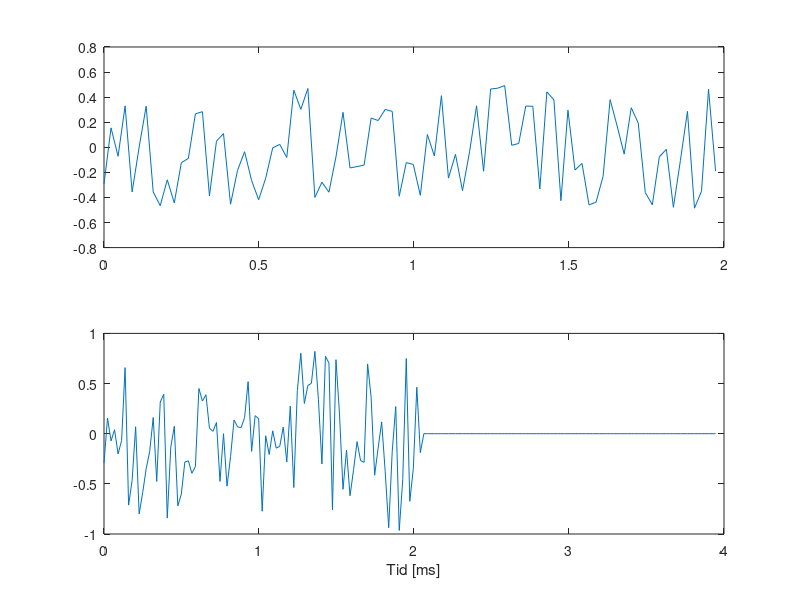

MATLAB code to generate this figure:
format short g
clear
Fs = 44.1e3;

Ts = 1 / Fs; % Time resolution
noisePeriod = 2e-3; % 1 ms noise
viewPeriod = 1; % 1 ms output sample

N = floor(noisePeriod * Fs)
N_vek = 0:N - 1;

time_vektor = N_vek * Ts;
noiseVektor = 0.5 - rand(1, N);

sound(noiseVektor)

%% Tanke

%% Kort delay (~ 5-10 ms)
%% Filter med lowpass
%%

%%%%%%%%%%%%%%%%%%%%%%%%%%%%%%%%%%%%%%%%%%%%%%%%%%%%%%%%%%%%%%%%%%%%%%%%%%
%                       ||| SIGNAL FLOW |||                              %
%%%%%%%%%%%%%%%%%%%%%%%%%%%%%%%%%%%%%%%%%%%%%%%%%%%%%%%%%%%%%%%%%%%%%%%%%%
% | Noise burst | --(+)-------------------------------/---> |Karplus strong output|
%                   ^                               v
%                  |--<--|Filter| <-- |Delay|<-----|
%%%%%%%%%%%%%%%%%%%%%%%%%%N%%%%%%%%%%%%%%%%%%%%%%%%%%%%%%%%%%%%%%%%%%%%%%%%

DelayTime = 0.1e-3
DelayIndex = floor(DelayTime * Fs)

delayVector = [1;zeros(N-1, 1)];
delayVector(DelayIndex) = 1;


KarplusVektor = conv(noiseVektor, delayVector);
sound(KarplusVektor)


NConv_vek = 0:numel(KarplusVektor) - 1;
time_vektorConv = NConv_vek * Ts;


figure(2); clf;
subplot(2,1,1)
plot(time_vektor*1000, noiseVektor)
subplot(2,1,2)
plot(time_vektorConv*1000,KarplusVektor)
xlabel('Tid [ms]')
% xlim([0 10 * noisePeriod])